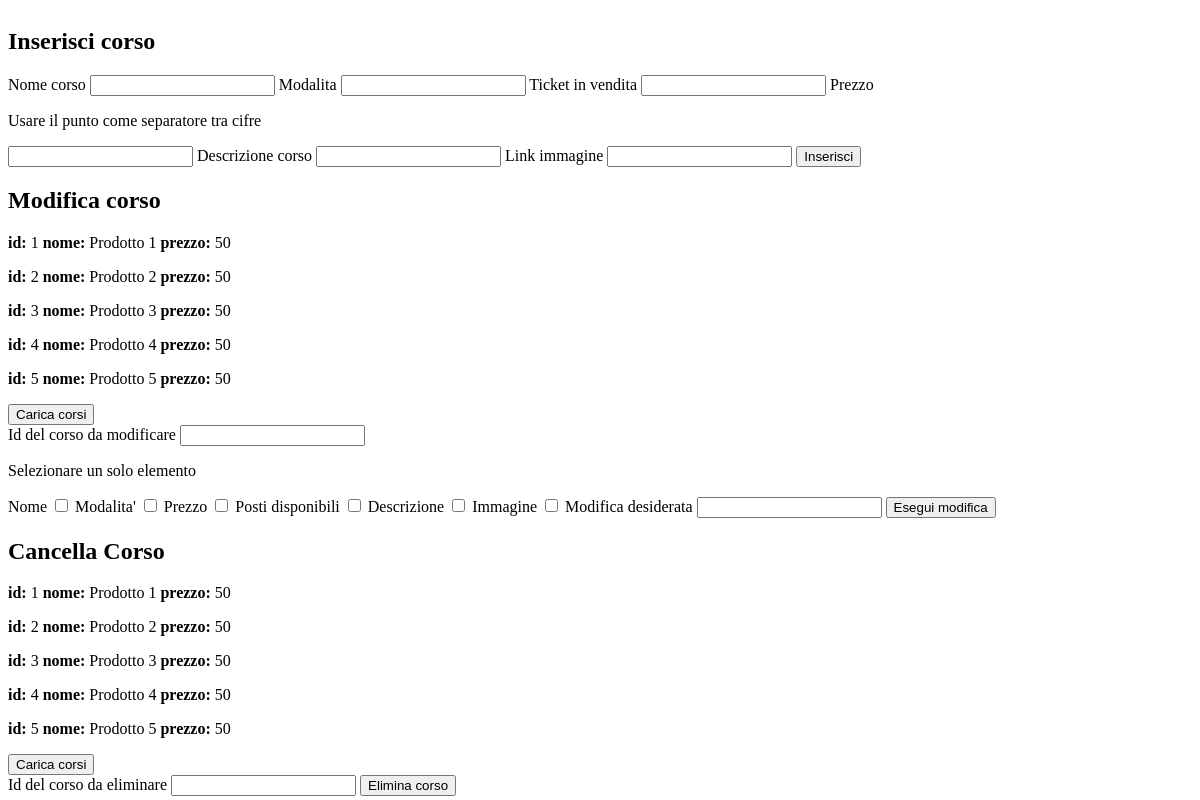
Page /pano_creators (signed in) on the committed database.
### tables this page shows
CREATE TABLE service
(
	id_service INTEGER PRIMARY KEY AUTOINCREMENT,
    nome TEXT,
    modalit TEXT,
    prezzo DECIMAL(10, 2),
    stock INT,
    descrizione TEXT, 
    img TEXT
);

### app.py (the view)
@app.route('/pano_creators', methods=['POST', 'GET'])
@login_required
def visualizza_creators():
    corsi=visualizza_tutti_corsi()
    return render_template('dash_creators.html', corsi=corsi)

### app.py (called while the page is built)
def db_utenti():
    db = getattr(g, '_database', None)
    if db is None:
        db = g._database = sqlite3.connect(DATABASE)
    return db

def visualizza_tutti_corsi():
    db_ram=db_utenti()
    cursore=db_ram.cursor()
    cursore.execute('SELECT * FROM service')
    corsi=cursore.fetchall()
    db_ram.close()
    return corsi

def login_required(view_func):
    @wraps(view_func)
    def wrapped_view(*args, **kwargs):
        if 'id_utenti' in session:
            return view_func(*args, **kwargs)
        else:
            return redirect(url_for('no'))
    return wrapped_view

### templates/dash_creators.html (shortened to what this page needs)
<!DOCTYPE html>
<head>
    <link type="text/css" rel="stylesheet" href="{{ url_for('static', filename='templates.css') }}" />
</head>
<body>
    <div class="pannello">
        <form method="post" class="data_view" action="{{url_for('nuovo_corso')}}">
            <h2 class="titoli">Inserisci corso</h2>
            <label>Nome corso</label>
            <input type="text" name="nome" required>
            <label>Modalita</label>
            <input type="text" name="dalit" required>
            <label>Ticket in vendita</label>
            <input type="number" name="num" required />
            <label>Prezzo</label>
            <p>Usare il punto come separatore tra cifre</p>
            <input type="text" name="prez" required>
            <label>Descrizione corso</label>
            <input type="text" name="descr" required>
            <label>Link immagine</label>
            <input type="text" name="img" required />
            <button type="submit">Inserisci</button>
        </form>
        <form method="post" class="data_view" action="{{url_for('visualizza_creators')}}">
            <h2 class="titoli">Modifica corso</h2>
            <div class="data_view">
                {% for corsi in corsi %}
                <p> <strong>id:</strong> {{corsi[0]}}    <strong>nome:</strong> {{corsi[1]}}   <strong>prezzo:</strong> {{corsi[3]}} </p>
                {% endfor %}
            </div>
            <button type="submit">Carica corsi</button>
        </form>
        <form method="post" class="data_view" action="{{url_for('mod_corso')}}">
            <div class="data_view">
                <label>Id del corso da modificare</label>
                <input type="number" name="quale" required />
                <p>Selezionare un solo elemento</p>
                <label>Nome</label>
                <input type="checkbox" name="cod" value="co">
                <label>Modalita'</label>
                <input type="checkbox" name="cod" value="mod">
                <label>Prezzo</label>
                <input type="checkbox" name="cod" value="prez">
                <label>Posti disponibili</label>
                <input type="checkbox" name="cod" value="quanti">
                <label>Descrizione</label>
                <input type="checkbox" name="cod" value="desc">
                <label>Immagine</label>
                <input type="checkbox" name="cod" value="imge">
                <label>Modifica desiderata</label>
                <input type="text" name="nuovo" required>
                <button type="submit">Esegui modifica</button>
            </div>
        </form>
        <form method="post" class="data_view" action="{{url_for('visualizza_creators')}}">
            <h2 class="titoli">Cancella Corso</h2>
            <div class="data_view">
                {% for corsi in corsi %}
                <p> <strong>id:</strong> {{corsi[0]}}    <strong>nome:</strong> {{corsi[1]}}   <strong>prezzo:</strong> {{corsi[3]}} </p>
                {% endfor %}
            </div>
            <button type="submit">Carica corsi</button>
        </form>
        <form method="post" class="data_view" action="{{url_for('elimina')}}">
            <label>Id del corso da eliminare</label>
            <input type="number" name="elimino" required />
            <button type="submit">Elimina corso</button>
        </form>
    </div>
</body>

### rows in the picture
service: id_service "1", nome "Prodotto 1", prezzo "50"
service: id_service "2", nome "Prodotto 2", prezzo "50"
service: id_service "3", nome "Prodotto 3", prezzo "50"
service: id_service "4", nome "Prodotto 4", prezzo "50"
service: id_service "5", nome "Prodotto 5", prezzo "50"
